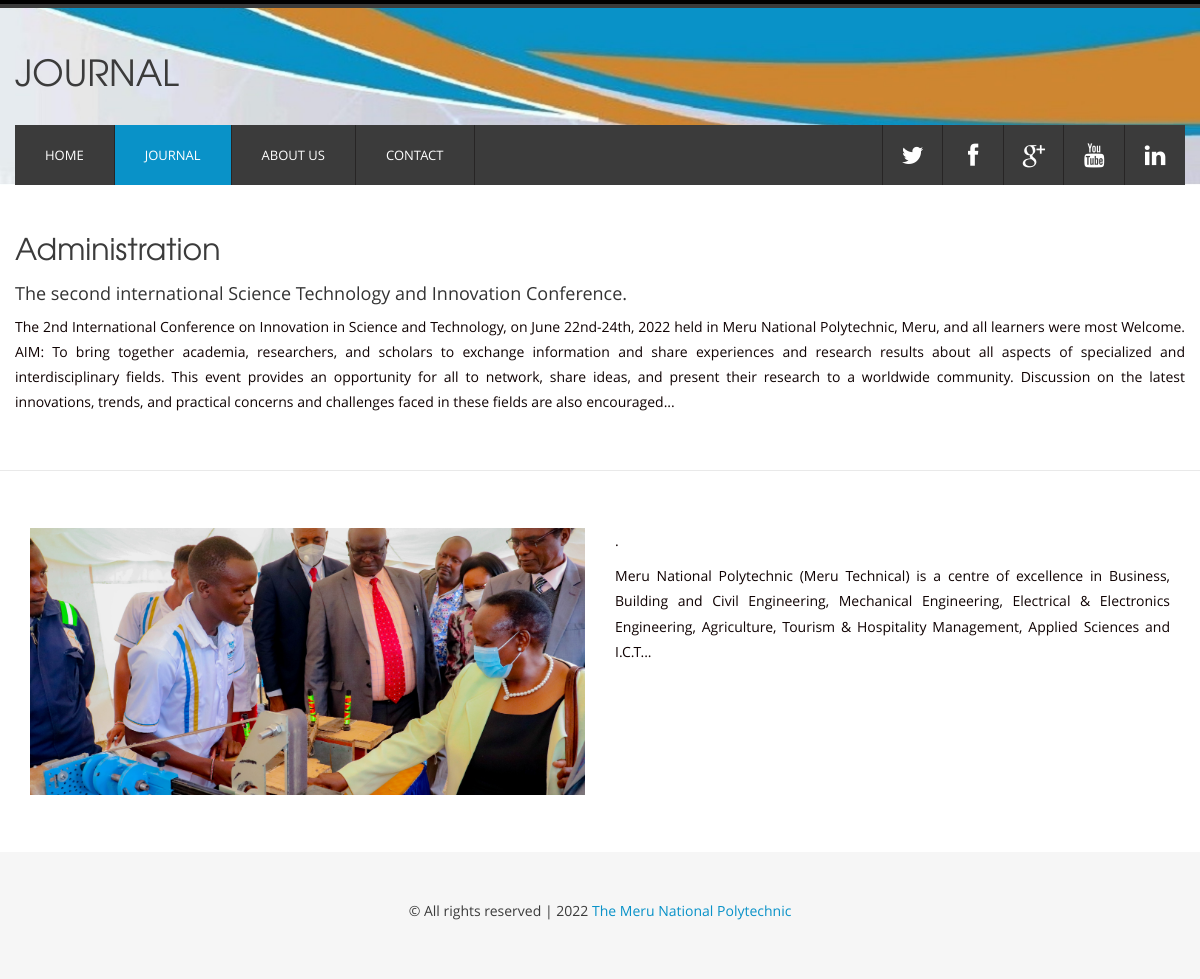
The app's page /post/1/ with its own data.
### posts/models.py (models this page shows, shortened)
class Post(models.Model):
    category = models.ForeignKey(Category, on_delete=models.SET_NULL, null=True, blank=True)
    title = models.CharField(max_length=200, null=False, blank=False)
    image = models.ImageField(null = False, blank = False)
    imgdesc = models.TextField()
    details = models.TextField()

class Category(models.Model):
    name = models.CharField(max_length=100, null=False, blank=False)

### posts/views.py (the view)
# urls.py: path('post/<str:pk>/', views.viewpost, name='post'),
def viewpost(request, pk):
    post = Post.objects.get(id = pk)
    return render(request,'posts/viewpost.html', {'post':post})

### posts/templates/posts/viewpost.html (shortened to what this page needs)
{% load static %}
<!DOCTYPE HTML>
<html>
<head>
<link href="{% static 'css/bootstrap.min.css' %}" rel='stylesheet' type='text/css' />
<link href="{% static 'css/bootstrap.css' %}" rel='stylesheet' type='text/css' />
<link href="{% static 'css/style.css' %}" rel="stylesheet" type="text/css" media="all" />
<link rel="stylesheet" href="{% static 'fonts/css/font-awesome.min.css' %}">
</head>
<body>
<div class="header_bg1">
<div class="container">
	<div class="row header">
		<div class="logo navbar-left">
			<h1><a href="{% url 'journal' %}">Journal </a></h1>
		</div>
		<div class="clearfix"></div>
	</div>
	<div class="row h_menu">
		<nav class="navbar navbar-default navbar-left" role="navigation">
		    <div class="collapse navbar-collapse" id="bs-example-navbar-collapse-1">
				<ul class="nav navbar-nav">
					<li><a href="{% url 'home' %}">Home</a></li>
					<li class="active"><a href="{% url 'journal' %}">Journal</a></li>
					<li><a href="{% url 'about' %}">About Us</a></li>
					<li><a href="{% url 'contact' %}">Contact</a></li>
				  </ul>
		    </div>
		</nav>
		<div class="soc_icons navbar-right">
			<ul class="list-unstyled text-center">
				<li><a href="https://twitter.com/MeruNPRFTI?ref_src=twsrc%5Egoogle%7Ctwcamp%5Eserp%7Ctwgr%5Eauthor"><i class="fa fa-twitter"></i></a></li>
				<li><a href="https://web.facebook.com/merupoly"><i class="fa fa-facebook"></i></a></li>
				<li><a href="#"><i class="fa fa-google-plus"></i></a></li>
				<li><a href="https://www.youtube.com/channel/UCoHIvGKEExU2G3bxKyBaugw"><i class="fa fa-youtube"></i></a></li>
				<li><a href="#"><i class="fa fa-linkedin"></i></a></li>
			</ul>
		</div>
	</div>
</div>
</div>
<div class="main_bg">
	<div class="container">
		<div class="about row">
			<h2>{{post.category.name}}</h2>
			<h4>{{ post.title }}</h4>
			<p class="para"> {{post.details}}</p>
		</div>
	</div>
</div>
<div class="main_btm">
	<div class="container">
		<div class="main row">
			<div class="col-md-6 content_left">
				<img src="{{ post.image.url }}" alt="" class="img-responsive">
			</div>
			<div class="col-md-6 content_right">
				<p class="para"> .</p>
				<p class="para">{{post.imgdesc}}</p>
			</div>
		</div>
	</div>
</div>
<div class="footer_bg">
	<div class="container">
		<div class="row  footer">
			<div class="copy text-center">
				<p class="link"><span>&#169; All rights reserved | 2022<a href="http://www.merunationalpolytechnic.ac.ke/index.php"> The Meru National Polytechnic</a></span></p>
			</div>
		</div>
	</div>
</div>
</body>
</html>

### static/css/style.css (style rules this page uses)
body { font-family: 'open_sansregular'; font-size: 100%; }
.header_bg1 { border-top:8px groove #3b3b3b; background: url('../images/slider_bg.jpg') no-repeat bottom; background-size: cover; }
.header { padding: 2% 0; }
.logo h1 a { font-size: 1em; text-transform: uppercase; color: #3B3B3B; text-decoration: none; font-family: 'texgyreadventorregular'; }
.h_menu { padding: 0; background: #3B3B3B; }
.navbar { position: relative; min-height: 60px; margin-bottom: 0px; border: none; }
.navbar-default .navbar-collapse, .navbar-default .navbar-form { background: #3B3B3B; color: #ffffff; padding: 0; }
.navbar-default .navbar-nav > .active > a,.navbar-default .navbar-nav>li>a:hover,.navbar-default .navbar-nav > .active > a, .navbar-default .navbar-nav > .active > a:hover { background: #0992C8; color: #ffffff; }
.navbar-default .navbar-nav > li > a { color: #fff; -webkit-transition: all 0.3s ease-in-out; -moz-transition: all 0.3s ease-in-out; -o-transition: all 0.3s ease-in-out; transition: all 0.3s ease-in-out; }
.nav > li { border-right: 1px solid rgb(39, 37, 37); }
.nav > li > a { font-size: 13px; padding: 20px 30px; text-transform: uppercase; }
.soc_icons ul { margin-bottom: 0; }
.soc_icons ul li { display:inline-block; border-left: 1px solid rgb(39, 37, 37); margin-left: -3px; }
.soc_icons ul li a { color:#ffffff; font-size: 24px; display: block; line-height: 60px; width: 60px; height: 60px; -webkit-transition: all 0.3s ease-in-out; -moz-transition: all 0.3s ease-in-out; -o-transition: all 0.3s ease-in-out; transition: all 0.3s ease-in-out; }
.main { padding: 5% 0; }
.para { text-align: justify; text-justify: inter-word; font-size: 14px; line-height: 1.8em; color: #0f0202; }
.main_btm { border-top: 1px solid rgb(233, 233, 233); }
.footer_bg { background: #f6f6f6; }
.footer { padding: 4%; }
.copy p { color: #3b3b3b; font-size: 14px; line-height: 1.8em; }
.copy p a { color:#0992C8; -webkit-transition: all 0.3s ease-in-out; -moz-transition: all 0.3s ease-in-out; -o-transition: all 0.3s ease-in-out; transition: all 0.3s ease-in-out; }
.about { padding: 4% 0; }
.about h2 { margin: 0 0 20px; text-transform: capitalize; font-size: 3em; color:#3b3b3b; font-family: 'texgyreadventorregular'; }

### records on screen
Post: category.name "Administration", title "The second international Science Technology and Innovation Conference.", details "The 2nd International Conference on Innovation in Science and Technology, on June 22nd-24th, 2022 held in Meru National Polytechnic, Meru, and all learners were most Welcome. AIM: To bring together academia, researchers, and scholars to exchange information and share experiences and research results about all aspects of specialized and interdisciplinary fields. This event provides an opportunity for all to network, share ideas, and present their research to a worldwide community. Discussion on the latest innovations, trends, and practical concerns and challenges faced in these fields are also encouraged...", image (picture), imgdesc "Meru National Polytechnic (Meru Technical) is a centre of excellence in Business, Building and Civil Engineering, Mechanical Engineering, Electrical & Electronics Engineering, Agriculture, Tourism & Hospitality Management, Applied Sciences and I.C.T..."
